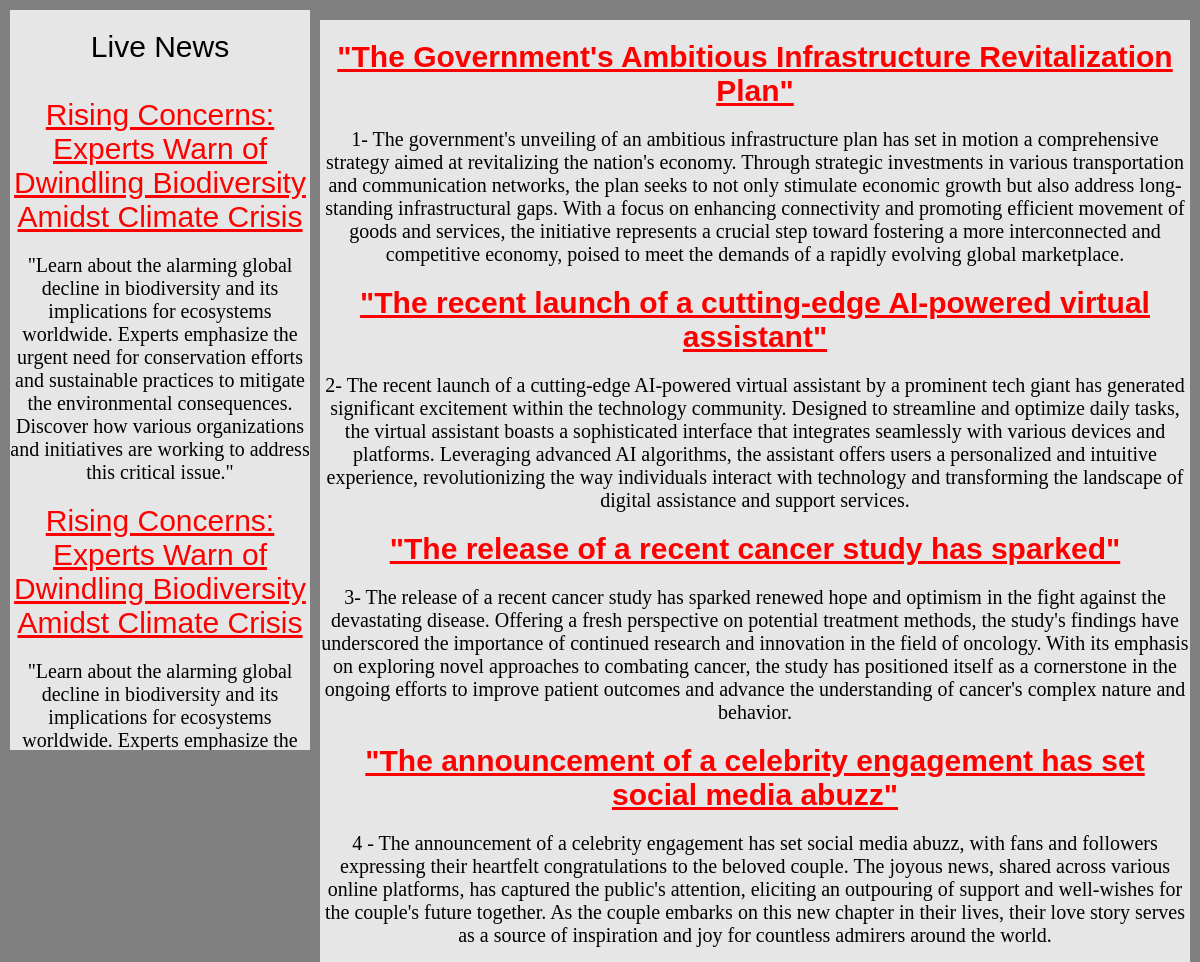
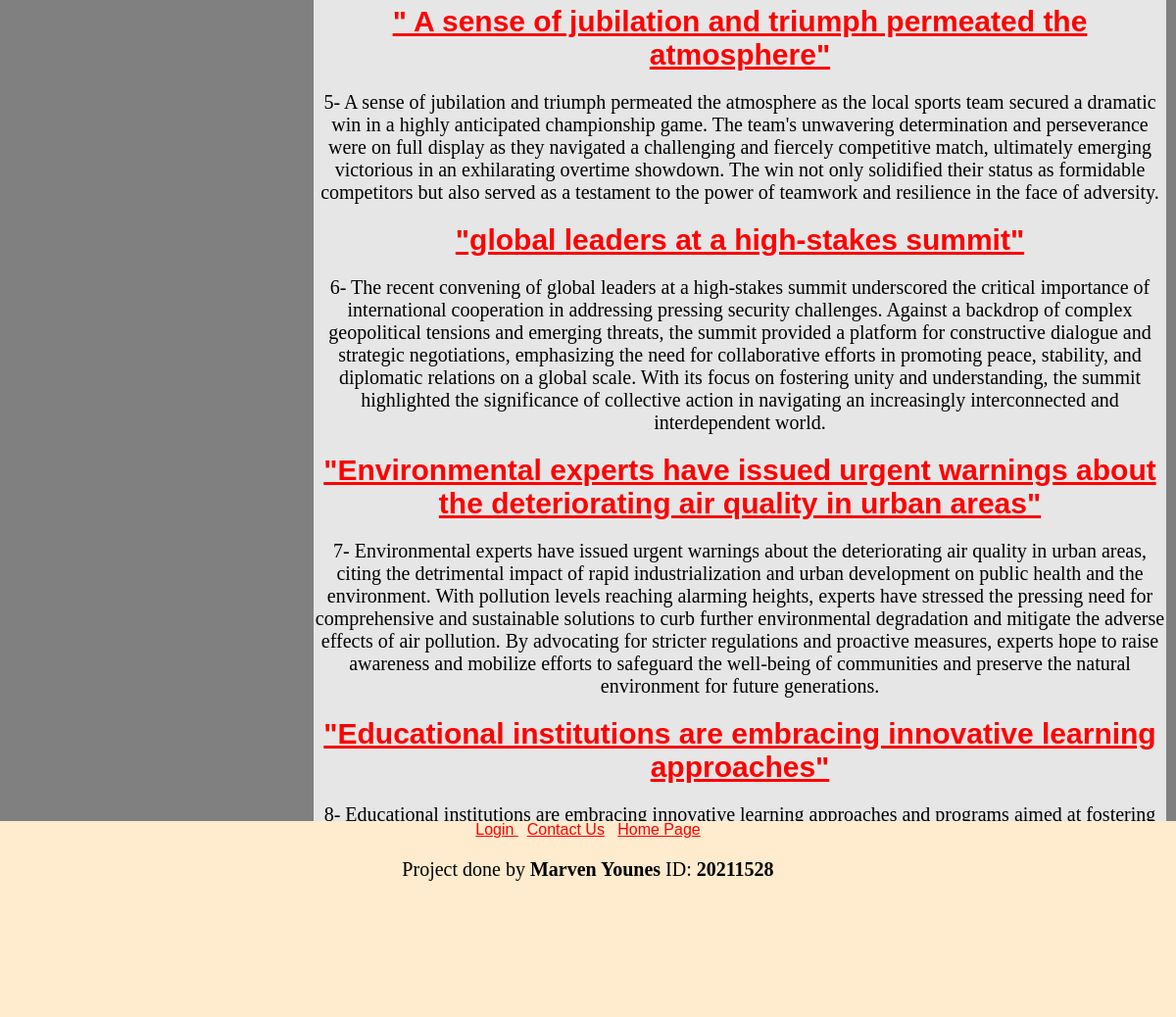
The page / on the database its author committed (2 pictures, top to bottom).
### tables this page shows
CREATE TABLE `news` (
  `id` int(11) NOT NULL,
  `title` varchar(255) DEFAULT NULL,
  `description` text,
  `img` varchar(150) NOT NULL
);

### index.php (the view, shortened to what this page needs)
<!DOCTYPE html>
<head>
    <link rel="stylesheet" href="style.css">
</head>
<body>
    <div class="grid-container">
        <div class="item2">
        <header class="header">
            Live News
        </header>
            <br>
            <a href="details.php" >Rising Concerns: Experts Warn of Dwindling Biodiversity Amidst Climate Crisis</a>
            <p>
                "Learn about the alarming global decline in biodiversity and its implications for ecosystems worldwide. Experts emphasize the urgent need
                for conservation efforts and sustainable practices to mitigate the environmental consequences. Discover how various organizations and
                initiatives are working to address this critical issue."
            </p>
            <a href="details.php">Rising Concerns: Experts Warn of Dwindling Biodiversity Amidst Climate Crisis</a>
            <p>
                "Learn about the alarming global decline in biodiversity and its implications for ecosystems worldwide. Experts emphasize the urgent need
                for conservation efforts and sustainable practices to mitigate the environmental consequences. Discover how various organizations and
                initiatives are working to address this critical issue."
            </p>
        </div>
        <div class="item3">
            <?php
            $dsn = 'mysql:dbname=finalz;host=localhost';
            $user = 'root';
            $password = '';
            try {
                $dbh = new PDO($dsn, $user, $password);
                $query = "SELECT id, title, description FROM news";
                $result = $dbh->query($query, PDO::FETCH_ASSOC);
                foreach ($result as $row) {
                    echo '<a href="details.php"><strong>' . $row['title'] . '</strong></a>';
                    echo '<p>' . $row['description'] . '</p>';
                }
            } catch (PDOException $e) {
                echo "Error: " . $e->getMessage();
            }
            ?>
        </div>
      </div>
<?php
    include 'footer.php';
?>
</body>

### footer.php (shortened to what this page needs)
<!DOCTYPE html>
<html lang="en">
<head>
    <link rel="stylesheet" href="style.css">
</head>
<body>
<div class = "item5">
    <footer><a href = "login.php" >Login </a>&nbsp <a href="contact.php"> Contact Us</a> &nbsp <a href="index.php"> Home Page</a>
    <p>Project done by <strong> Marven Younes </strong> ID:<strong> 20211528 </strong> </p>
    </footer>
</div>
</body>
</html>

### style.css (style rules this page uses)
.item2 { grid-area: menu ; float:left; position: fixed; width: 300px; height: 700px ; overflow-y:scroll ; }
.item3 { grid-area: main; float:right; margin-left: 300px; height:100%; }
.item5 { grid-area: footer; }
.grid-container { display: grid; grid-template-areas: 'header header header header header header' 'menu main main main main main' 'menu footer footer footer footer footer'; gap: 10px; background-color: grey; padding: 10px; min-height: 100vh; }
.grid-container > div { background-color: rgba(255, 255, 255, 0.8); text-align: center; padding: 20px 0; font-size: 30px; }
p { font-family: 'Times New Roman', Times, serif; font-size:20px; }
footer { position: fixed; left: 0; bottom: 0; width:100%; height: 10%; background-color:blanchedalmond; text-align: center; }
a { color : red; }
body { font-family: Arial, sans-serif; background-color: #f4f4f4; margin: 0; padding: 0; }

### rows shown on the page
news: title "\"The Government's Ambitious Infrastructure Revitalization Plan\"", description "1- The government's unveiling of an ambitious infrastructure plan has set in motion a comprehensive strategy aimed at revitalizing the nation's economy. Through strategic investments in various transportation and communication networks, the plan seeks to not only stimulate economic growth but also address long-standing infrastructural gaps. With a focus on enhancing connectivity and promoting efficient movement of goods and services, the initiative represents a crucial step toward fostering a more interconnected and competitive economy, poised to meet the demands of a rapidly evolving global marketplace."
news: title "\"The recent launch of a cutting-edge AI-powered virtual assistant\"", description "2- The recent launch of a cutting-edge AI-powered virtual assistant by a prominent tech giant has generated significant excitement within the technology community. Designed to streamline and optimize daily tasks, the virtual assistant boasts a sophisticated interface that integrates seamlessly with various devices and platforms. Leveraging advanced AI algorithms, the assistant offers users a personalized and intuitive experience, revolutionizing the way individuals interact with technology and transforming the landscape of digital assistance and support services."
news: title "\"The release of a recent cancer study has sparked\"", description "3- The release of a recent cancer study has sparked renewed hope and optimism in the fight against the devastating disease. Offering a fresh perspective on potential treatment methods, the study's findings have underscored the importance of continued research and innovation in the field of oncology. With its emphasis on exploring novel approaches to combating cancer, the study has positioned itself as a cornerstone in the ongoing efforts to improve patient outcomes and advance the understanding of cancer's complex nature and behavior."
news: title "\"The announcement of a celebrity engagement has set social media abuzz\"", description "4 - The announcement of a celebrity engagement has set social media abuzz, with fans and followers expressing their heartfelt congratulations to the beloved couple. The joyous news, shared across various online platforms, has captured the public's attention, eliciting an outpouring of support and well-wishes for the couple's future together. As the couple embarks on this new chapter in their lives, their love story serves as a source of inspiration and joy for countless admirers around the world."
news: title "\" A sense of jubilation and triumph permeated the atmosphere\"", description "5- A sense of jubilation and triumph permeated the atmosphere as the local sports team secured a dramatic win in a highly anticipated championship game. The team's unwavering determination and perseverance were on full display as they navigated a challenging and fiercely competitive match, ultimately emerging victorious in an exhilarating overtime showdown. The win not only solidified their status as formidable competitors but also served as a testament to the power of teamwork and resilience in the face of adversity."
news: title "\"global leaders at a high-stakes summit\"", description "6- The recent convening of global leaders at a high-stakes summit underscored the critical importance of international cooperation in addressing pressing security challenges. Against a backdrop of complex geopolitical tensions and emerging threats, the summit provided a platform for constructive dialogue and strategic negotiations, emphasizing the need for collaborative efforts in promoting peace, stability, and diplomatic relations on a global scale. With its focus on fostering unity and understanding, the summit highlighted the significance of collective action in navigating an increasingly interconnected and interdependent world."
news: title "\"Environmental experts have issued urgent warnings about the deteriorating air quality in urban areas\"", description "7- Environmental experts have issued urgent warnings about the deteriorating air quality in urban areas, citing the detrimental impact of rapid industrialization and urban development on public health and the environment. With pollution levels reaching alarming heights, experts have stressed the pressing need for comprehensive and sustainable solutions to curb further environmental degradation and mitigate the adverse effects of air pollution. By advocating for stricter regulations and proactive measures, experts hope to raise awareness and mobilize efforts to safeguard the well-being of communities and preserve the natural environment for future generations."
news: title "\"Educational institutions are embracing innovative learning approaches\"", description "8- Educational institutions are embracing innovative learning approaches and programs aimed at fostering…"
